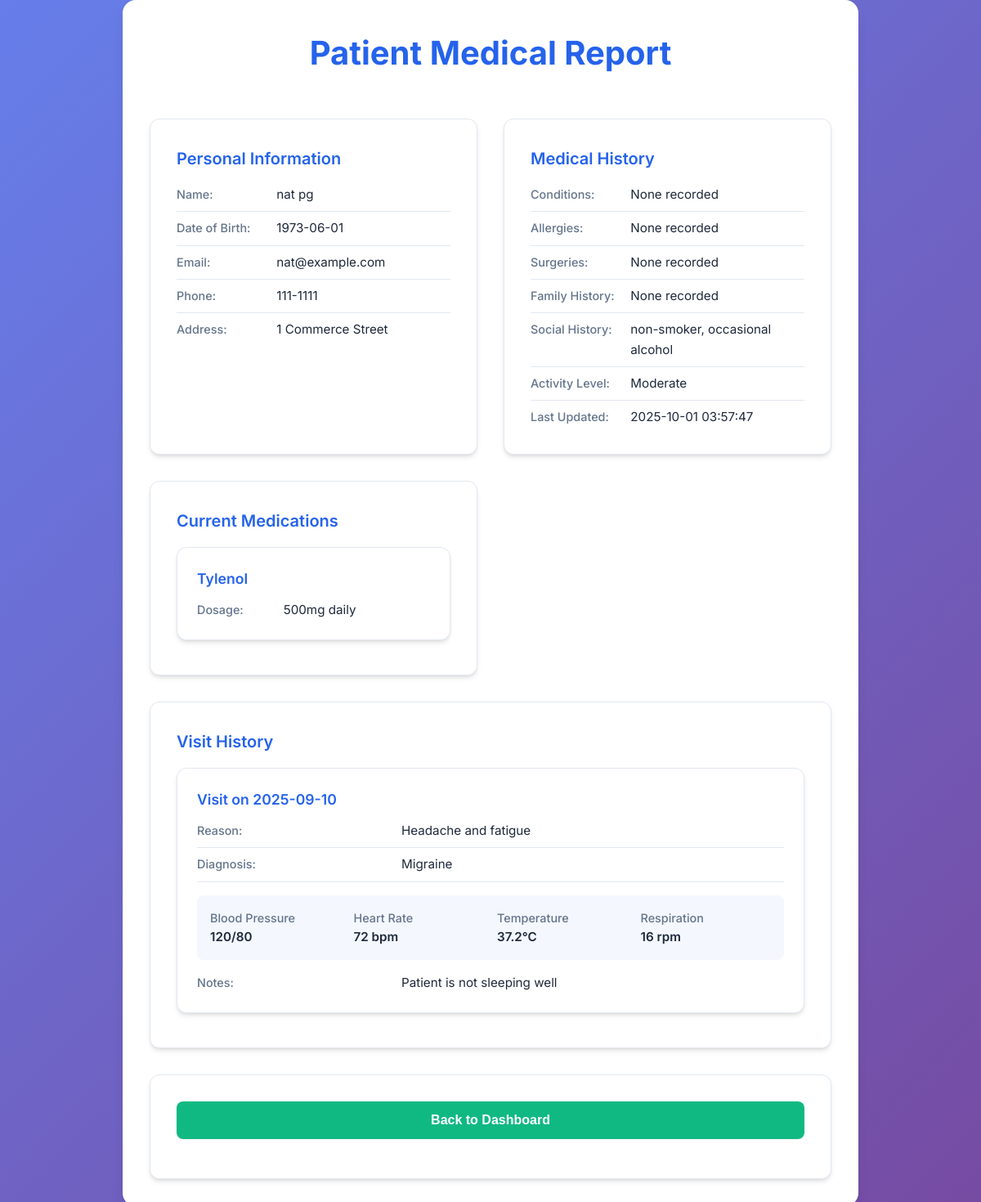
Screenshot of /doctor/generate_report.php?patient_id=1 (signed in) with the database file from the repository.
### tables this page shows
CREATE TABLE PATIENT_INFO (
    patient_id INT AUTO_INCREMENT PRIMARY KEY,
    first_name VARCHAR(50) NOT NULL,
    last_name VARCHAR(50) NOT NULL,
    date_of_birth DATE,
    gender VARCHAR(20),
    phone_number VARCHAR(20),
    contact_email VARCHAR(100) UNIQUE,
    address VARCHAR(200),
    emergency_contact_name VARCHAR(100),
    emergency_contact_number VARCHAR(20),
    marital_status ENUM('Single', 'Married', 'Divorced', 'Widowed','Seperated'),
    ethnicity VARCHAR(50)
     
);

CREATE TABLE PREEXISTING_MEDICAL_HISTORY (
    history_id INT AUTO_INCREMENT PRIMARY KEY,
    patient_id INT,
    conditions TEXT,
    allergies TEXT,
    family_history TEXT,
    surgeries TEXT,
    social_history TEXT,
    activity_level TEXT,
    serious_illnesses TEXT,
    serious_injuries TEXT,
    other_info TEXT,
    last_time_updated DATETIME,
    FOREIGN KEY (patient_id) REFERENCES PATIENT_INFO(patient_id)
);

CREATE TABLE PATIENT_MEDICATIONS (
    med_id INT AUTO_INCREMENT PRIMARY KEY,
    patient_id INT NOT NULL,
    medication_name VARCHAR(100) NOT NULL,
    start_date DATE,
    end_date DATE,
    dosage VARCHAR(50),
    FOREIGN KEY (patient_id) REFERENCES PATIENT_INFO(patient_id)
);

CREATE TABLE HOSPITAL_VISITS (
    visit_id INT AUTO_INCREMENT PRIMARY KEY,
    patient_id INT,
    doctor_id INT,
    visit_date DATE,
    visit_reason VARCHAR(200),
    diagnosis VARCHAR(200),
    FOREIGN KEY (patient_id) REFERENCES PATIENT_INFO(patient_id),
    FOREIGN KEY (doctor_id) REFERENCES DOCTOR_INFO(doctor_id)
);

CREATE TABLE RETURNED_VISIT_DATA (
    return_id INT AUTO_INCREMENT PRIMARY KEY,
    visit_id INT,
    patient_id INT,
    doctor_id INT,
    visit_date DATE,
    height DECIMAL(5,2),
    weight DECIMAL(5,2),
    blood_pressure VARCHAR(20),
    heart_rate INT,
    next_checkup_date DATE,
    temperature DECIMAL(4,1),
    new_medicines TEXT,
    respiration_rate INT,
    new_conditions TEXT,
    skin_health ENUM('Worst', 'Worsening', 'Normal', 'Better', 'Best'),
    organ_health ENUM('Worst', 'Worsening', 'Normal', 'Better', 'Best'),
    neurological_health ENUM('Worst', 'Worsening', 'Normal', 'Better', 'Best'),
    urgent_concern TEXT,
    extra_notes TEXT,
    FOREIGN KEY (visit_id) REFERENCES HOSPITAL_VISITS(visit_id),
    FOREIGN KEY (patient_id) REFERENCES PATIENT_INFO(patient_id),
    FOREIGN KEY (doctor_id) REFERENCES DOCTOR_INFO(doctor_id)
);

### doctor/generate_report.php (the view, shortened to what this page needs)
<?php
include '../includes/db.php';
$patient_id = isset($_GET['patient_id']) ? (int)$_GET['patient_id'] : 0;
$pstmt = $conn->prepare("SELECT * FROM PATIENT_INFO WHERE patient_id = ?");
$pstmt->bind_param("i", $patient_id);
$pstmt->execute();
$patient = $pstmt->get_result()->fetch_assoc();
$hstmt = $conn->prepare("SELECT * FROM PREEXISTING_MEDICAL_HISTORY WHERE patient_id = ?");
$hstmt->bind_param("i", $patient_id);
$hstmt->execute();
$history = $hstmt->get_result()->fetch_assoc();
$vstmt = $conn->prepare("SELECT * FROM HOSPITAL_VISITS WHERE patient_id = ? ORDER BY visit_date DESC");
$vstmt->bind_param("i", $patient_id);
$vstmt->execute();
$visits = $vstmt->get_result();
$rstmt = $conn->prepare("SELECT * FROM RETURNED_VISIT_DATA WHERE patient_id = ?");
$rstmt->bind_param("i", $patient_id);
$rstmt->execute();
$rvd_res = $rstmt->get_result();
$rvd_by_visit = [];
while ($row = $rvd_res->fetch_assoc()) {
    $rvd_by_visit[$row['visit_id']] = $row;
}
$mstmt = $conn->prepare("SELECT medication_name, dosage FROM PATIENT_MEDICATIONS WHERE patient_id = ?");
$mstmt->bind_param("i", $patient_id);
$mstmt->execute();
$medications = $mstmt->get_result();
?>
<!DOCTYPE html>
<html lang="en">
<head>
    <link rel="stylesheet" href="../css/styles.css">
</head>
<body>
    <div class="dashboard-container">
        <div class="dashboard-header">
            <h1>Patient Medical Report</h1>
        </div>
        <?php if (!$patient): ?>
            <div class="dashboard-card">
                <h3>Patient Not Found</h3>
                <p>The requested patient record could not be found.</p>
            </div>
        <?php else: ?>
            <div class="dashboard-grid">
                <div class="dashboard-card">
                    <h3>Personal Information</h3>
                    <div class="table-card-row">
                        <div class="table-card-label">Name:</div>
                        <div class="table-card-value"><?php echo htmlspecialchars($patient['first_name'].' '.$patient['last_name']); ?></div>
                    </div>
                    <div class="table-card-row">
                        <div class="table-card-label">Date of Birth:</div>
                        <div class="table-card-value"><?php echo htmlspecialchars($patient['date_of_birth']); ?></div>
                    </div>
                    <div class="table-card-row">
                        <div class="table-card-label">Email:</div>
                        <div class="table-card-value"><?php echo htmlspecialchars($patient['contact_email'] ?? 'Not provided'); ?></div>
                    </div>
                    <div class="table-card-row">
                        <div class="table-card-label">Phone:</div>
                        <div class="table-card-value"><?php echo htmlspecialchars($patient['phone_number'] ?? 'Not provided'); ?></div>
                    </div>
                    <div class="table-card-row">
                        <div class="table-card-label">Address:</div>
                        <div class="table-card-value"><?php echo htmlspecialchars($patient['address'] ?? 'Not provided'); ?></div>
                    </div>
                </div>
                <div class="dashboard-card">
                    <h3>Medical History</h3>
                    <?php if ($history): ?>
                        <div class="table-card-row">
                            <div class="table-card-label">Conditions:</div>
                            <div class="table-card-value"><?php echo htmlspecialchars($history['conditions'] ?? 'None recorded'); ?></div>
                        </div>
                        <div class="table-card-row">
                            <div class="table-card-label">Allergies:</div>
                            <div class="table-card-value"><?php echo htmlspecialchars($history['allergies'] ?? 'None recorded'); ?></div>
                        </div>
                        <div class="table-card-row">
                            <div class="table-card-label">Surgeries:</div>
                            <div class="table-card-value"><?php echo htmlspecialchars($history['surgeries'] ?? 'None recorded'); ?></div>
                        </div>
                        <div class="table-card-row">
                            <div class="table-card-label">Family History:</div>
                            <div class="table-card-value"><?php echo htmlspecialchars($history['family_history'] ?? 'None recorded'); ?></div>
                        </div>
                        <div class="table-card-row">
                            <div class="table-card-label">Social History:</div>
                            <div class="table-card-value"><?php echo htmlspecialchars($history['social_history'] ?? 'None recorded'); ?></div>
                        </div>
                        <div class="table-card-row">
                            <div class="table-card-label">Activity Level:</div>
                            <div class="table-card-value"><?php echo htmlspecialchars($history['activity_level'] ?? 'Not specified'); ?></div>
                        </div>
                        <div class="table-card-row">
                            <div class="table-card-label">Last Updated:</div>
                            <div class="table-card-value"><?php echo htmlspecialchars($history['last_time_updated'] ?? 'Never'); ?></div>
                        </div>
                    <?php else: ?>
                        <p>No medical history recorded</p>
                    <?php endif; ?>
                </div>
                <div class="dashboard-card">
                    <h3>Current Medications</h3>
                    <?php if ($medications->num_rows > 0): ?>
                        <div class="table-cards">
                            <?php while ($med = $medications->fetch_assoc()): ?>
                                <div class="table-card">
                                    <div class="table-card-header"><?php echo htmlspecialchars($med['medication_name']); ?></div>
                                    <div class="table-card-row">
                                        <div class="table-card-label">Dosage:</div>
                                        <div class="table-card-value"><?php echo htmlspecialchars($med['dosage']); ?></div>
                                    </div>
                                </div>
                            <?php endwhile; ?>
                        </div>
                    <?php else: ?>
                        <p>No medications recorded</p>
                    <?php endif; ?>
                </div>
                <div class="dashboard-card" style="grid-column: 1 / -1;">
                    <h3>Visit History</h3>
                    <?php if ($visits->num_rows === 0): ?>
                        <p>No visits recorded</p>
                    <?php else: ?>
                        <div class="table-cards">
                            <?php while ($v = $visits->fetch_assoc()):
                                $rvd = $rvd_by_visit[$v['visit_id']] ?? null; ?>
                                <div class="table-card">
                                    <div class="table-card-header">
                                        Visit on <?php echo htmlspecialchars($v['visit_date']); ?>
                                    </div>
                                    <div class="table-card-row">
                                        <div class="table-card-label">Reason:</div>
                                        <div class="table-card-value"><?php echo htmlspecialchars($v['visit_reason'] ?? 'Not specified'); ?></div>
                                    </div>
                                    <?php if (!empty($v['diagnosis'])): ?>
                                    <div class="table-card-row">
                                        <div class="table-card-label">Diagnosis:</div>
                                        <div class="table-card-value"><?php echo htmlspecialchars($v['diagnosis']); ?></div>
                                    </div>
                                    <?php endif; ?>
                                    <?php if ($rvd): ?>
                                    <div style="display: grid; grid-template-columns: 1fr 1fr 1fr 1fr; gap: 1rem; margin: 1rem 0; padding: 1rem; background: rgba(37, 99, 235, 0.05); border-radius: 8px;">
                                        <div>
                                            <div class="table-card-label">Blood Pressure</div>
                                            <div class="table-card-value" style="font-weight: 600;"><?php echo htmlspecialchars($rvd['blood_pressure'] ?? 'N/A'); ?></div>
                                        </div>
                                        <div>
                                            <div class="table-card-label">Heart Rate</div>
                                            <div class="table-card-value" style="font-weight: 600;"><?php echo htmlspecialchars($rvd['heart_rate'] ?? 'N/A'); ?> bpm</div>
                                        </div>
                                        <div>
                                            <div class="table-card-label">Temperature</div>
                                            <div class="table-card-value" style="font-weight: 600;"><?php echo htmlspecialchars($rvd['temperature'] ?? 'N/A'); ?>°C</div>
                                        </div>
                                        <div>
                                            <div class="table-card-label">Respiration</div>
                                            <div class="table-card-value" style="font-weight: 600;"><?php echo htmlspecialchars($rvd['respiration_rate'] ?? 'N/A'); ?> rpm</div>
                                        </div>
                                    </div>
                                    <?php endif; ?>
                                    <?php if (!empty($rvd['extra_notes'])): ?>
                                    <div class="table-card-row">
                                        <div class="table-card-label">Notes:</div>
                                        <div class="table-card-value"><?php echo htmlspecialchars($rvd['extra_notes']); ?></div>
                                    </div>
                                    <?php endif; ?>
                                </div>
                            <?php endwhile; ?>
                        </div>
                    <?php endif; ?>
                </div>
            </div>
        <?php endif; ?>
        <div class="dashboard-card" style="text-align: center; margin-top: 2rem;">
            <a href="view_patient.php">
                <button style="background: var(--secondary-color);">Back to Dashboard</button>
            </a>
        </div>
    </div>
</body>
</html>

### css/styles.css (style rules this page uses)
:root { --primary-color: #2563eb; --primary-dark: #1d4ed8; --secondary-color: #10b981; --accent-color: #f59e0b; --background-color: #f8fafc; --surface-color: #ffffff; --text-primary: #1e293b; --text-secondary: #64748b; --border-color: #e2e8f0; --error-color: #ef4444; --success-color: #10b981; --shadow-sm: 0 1px 2px 0 rgb(0 0 0 / 0.05); --shadow-md: 0 4px 6px -1px rgb(0 0 0 / 0.1), 0 2px 4px -2px rgb(0 0 0 / 0.1); --shadow-lg: 0 10px 15px -3px rgb(0 0 0 / 0.1), 0 4px 6px -4px rgb(0 0 0 / 0.1); --shadow-xl: 0 20px 25px -5px rgb(0 0 0 / 0.1), 0 8px 10px -6px rgb(0 0 0 / 0.1); }
* { margin: 0; padding: 0; box-sizing: border-box; }
body { font-family: 'Inter', -apple-system, BlinkMacSystemFont, 'Segoe UI', Roboto, sans-serif; background: linear-gradient(135deg, #667eea 0%, #764ba2 100%); min-height: 100vh; color: var(--text-primary); line-height: 1.6; font-size: 1rem; }
h1 { color: var(--primary-color); font-size: 2rem; font-weight: 600; margin-bottom: 1rem; }
h3 { color: var(--text-primary); font-size: 1.25rem; font-weight: 500; margin-bottom: 0.75rem; }
button { background: linear-gradient(135deg, var(--primary-color), var(--primary-dark)); color: white; border: none; padding: 0.875rem 2rem; border-radius: 8px; font-size: 1rem; font-weight: 600; cursor: pointer; transition: all 0.2s ease; box-shadow: var(--shadow-sm); width: 100%; margin-bottom: 1rem; }
.table-cards { margin: 10px auto; display: grid; gap: 1rem; }
.table-card { background: var(--surface-color); border-radius: 12px; padding: 1.5rem; box-shadow: var(--shadow-md); border: 1px solid var(--border-color); transition: all 0.2s ease; }
.table-card-header { font-weight: 600; color: var(--primary-color); margin-bottom: 0.75rem; font-size: 1.1rem; }
.table-card-row { display: grid; grid-template-columns: 1fr 2fr; gap: 1rem; margin-bottom: 0.5rem; padding-bottom: 0.5rem; border-bottom: 1px solid var(--border-color); }
.table-card-row:last-child { border-bottom: none; margin-bottom: 0; padding-bottom: 0; }
.table-card-label { font-weight: 500; color: var(--text-secondary); font-size: 0.9rem; }
.table-card-value { color: var(--text-primary); font-size: 0.95rem; }
.dashboard-container { max-width: 500px; margin-top: 15px; padding: 1rem; background: var(--surface-color); border-radius: 16px; box-shadow: var(--shadow-lg); border: 1px solid rgba(255, 255, 255, 0.2); }
.dashboard-header { text-align: center; margin-bottom: 3rem; }
.dashboard-header h1 { color: var(--primary-color); font-size: 2.5rem; font-weight: 700; margin-bottom: 0.5rem; }
.dashboard-grid { display: grid; grid-template-columns: repeat(auto-fit, minmax(300px, 1fr)); gap: 2rem; margin-top: 2rem; width: 100%; max-width: 1200px; margin-left: auto; margin-right: auto; }
.dashboard-card { background: var(--surface-color); border-radius: 12px; padding: 2rem; box-shadow: var(--shadow-md); border: 1px solid var(--border-color); transition: all 0.2s ease; }
.dashboard-card h3 { color: var(--primary-color); margin-bottom: 1rem; font-size: 1.25rem; font-weight: 600; }
.dashboard-container { max-width: 900px; margin: 0 auto; padding: 2rem; }

### rows the page displays
patient_info: first_name+last_name "nat pg", date_of_birth "1973-06-01", contact_email "nat@example.com", phone_number "111-1111", address "1 Commerce Street"
preexisting_medical_history: conditions "None recorded", allergies "None recorded", surgeries "None recorded", family_history "None recorded", social_history "non-smoker, occasional alcohol", activity_level "Moderate", last_time_updated "2025-10-01 03:57:47"
patient_medications: medication_name "Tylenol", dosage "500mg daily"
hospital_visits: visit_date "2025-09-10", visit_reason "Headache and fatigue", diagnosis "Migraine", visit_id.blood_pressure "120/80", visit_id.heart_rate "72", visit_id.temperature "37.2", visit_id.respiration_rate "16", visit_id.extra_notes "Patient is not sleeping well"
